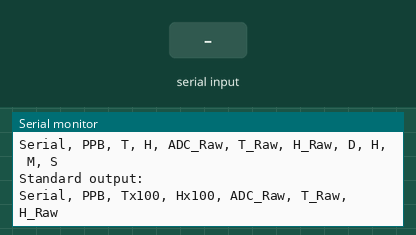
Simulated run of this sketch. Board: Arduino Mega 2560, built with avr-gcc and run on an emulated ATmega2560. Parts: the last lines printed to the serial monitor. The test bench sets the inputs (shaded band).

Above: at 5.3 s.
5.4 s: "1" received over the second serial link
At 6.4 s:
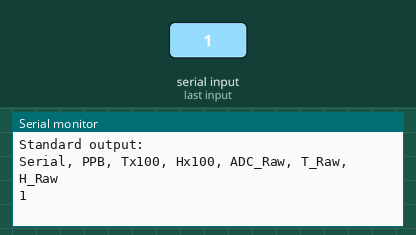
6.9 s: "0" received over the second serial link
At 7.5 s:
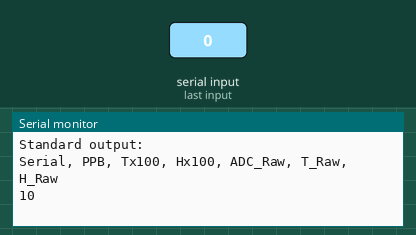

Measured:
- after the input at 5.4 s, the serial monitor: prints a new line at once (image 1)
- after the input at 6.9 s, the serial monitor: prints a new line at once (image 2)

The sketch:

DGS2_UART_10dec24.ino
```cpp
#define Timed_Initial_Zero
#define Timed_Initial_Zero_Period 3600   //Zero set after 3600s

void setup()
{
  Serial.begin(9600);
  Serial1.begin(9600);
  delay(3000);

  Serial.println("\r\r\r\r\r\r\r\r");
  Serial.println("**********************************************************************************************************");
  Serial.println("Enter return to perform single read");
  Serial.println("Enter 'L' to toggle/untoggle legacy DGS output");
  Serial.println("Enter 'e' to read EEPROM");
  Serial.println("Enter 'C' to toggle/untoggle continuous output");
//  Serial.println("Enter '!' to untoggle/toggle Sleep Mode");
  Serial.println("Enter 'A' to enter running average(1-180 samples), SPS(1-256), interval between measurements(1, 5, 10, 15)");
  Serial.println("Enter 'M' to enter module barcode");
  Serial.println("Enter 'B' to enter sensor barcode");
  Serial.println("Enter 'O' to set open circuit measurement");
  Serial.println("Enter 'Z' to set zero circuit measurement");
  Serial.println("Enter 'P' to st AD5941 potentiostat settings");
  Serial.println("Enter 'S' to set sensor sensitivity in pA/PPM");
  Serial.println("Enter 'G' to perform a gas span at a set PPB value");
  Serial.println("Enter 'T' to set temperature reading offset");
  Serial.println("Enter 'H' to set humidity reading offset");
  Serial.println("Enter 'N' to set temperature compensation factor");
//  Serial.println("Enter 'I' to set I2C address (0x30 to 0x5F)");
  Serial.println("Enter 'E' to lock/unlock EEPROM");
  Serial.println("Enter 'r' to reset MCU \r\n");
  Serial.println("**********************************************************************************************************");
  Serial.println("Legacy output:");
  Serial.println("Serial, PPB, T, H, ADC_Raw, T_Raw, H_Raw, D, H, M, S \r\n");
  Serial.println("Standard output:");
  Serial.println("Serial, PPB, Tx100, Hx100, ADC_Raw, T_Raw, H_Raw");
}

void loop()
{
  unsigned long int LastMillis;
  bool Zero_Timer_Triggered = false;

  LastMillis = millis();
  while(1)
  {
    while (Serial1.available() > 0)
    {
      Serial.write(Serial1.read());
      yield();
    }
    while (Serial.available() > 0)
    {
      Serial1.write(Serial.read());
      yield();
    }

#ifdef Timed_Initial_Zero
    if((millis() > (Timed_Initial_Zero_Period * 1000)) && (!Zero_Timer_Triggered))
    {
      Zero_Timer_Triggered = true;
      Serial1.write("Z"); //adjust Zero_Timer for a scheduled initial Zero
    }
#endif
  }
}
```
